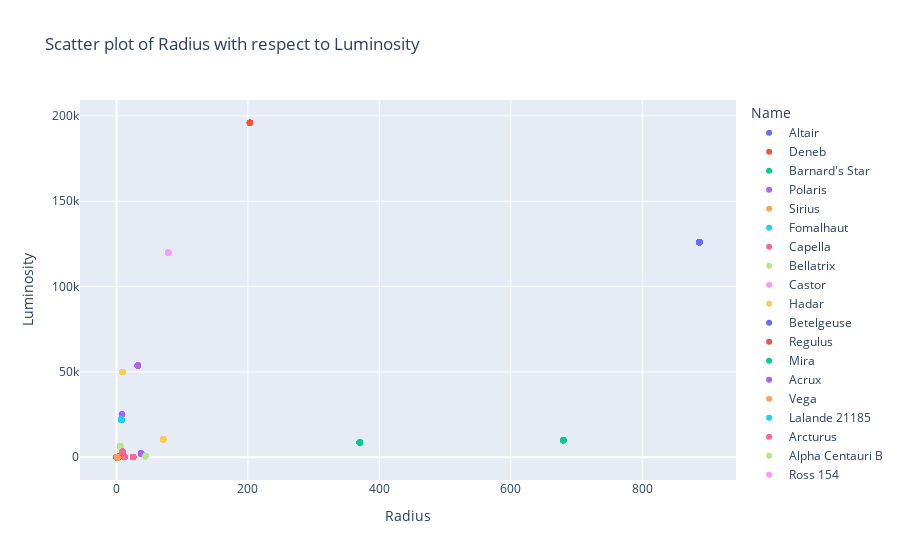

Notebook source saved alongside this figure:
### Markdown cell above
lets try the same plot using plotly, so we can have a better understanding and we can interact with the data points:

### Code cell
# lets try the same plot using plotly:

fig = px.scatter(df, x='Radius', y='Luminosity', color='Name', title='Scatter plot of Radius with respect to Luminosity')
fig.show()
